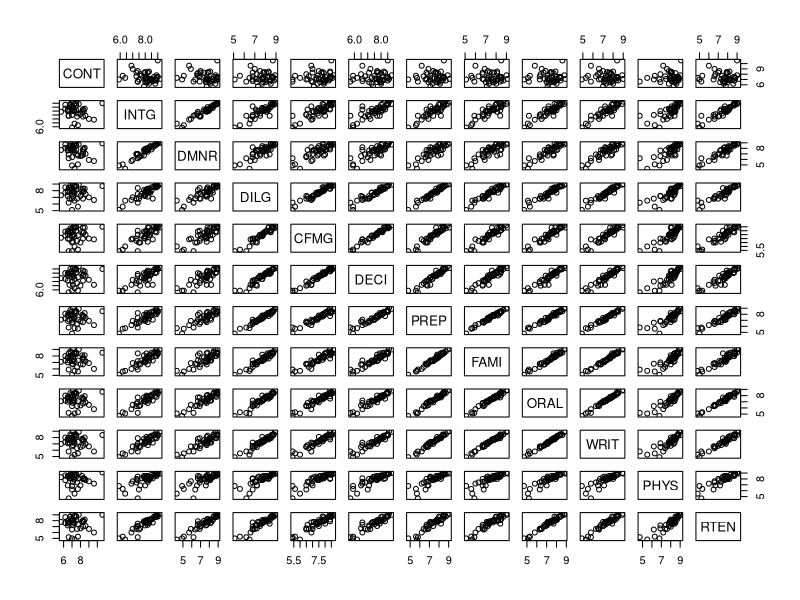

This chart was generated by the following R code:
install.packages("stats")
library(stats)
x <- c(44.4, 45.9, 41.9, 53.3, 44.7, 44.1, 50.7, 45.2, 60.1)
y <- c( 2.6,  3.1,  2.5,  5.0,  3.6,  4.0,  5.2,  2.8,  3.8)

##  The alternative hypothesis of interest is that the
##  Hunter L value is positively associated with the panel score.

cor.test(x, y, method = "kendall", alternative = "greater")
## => p=0.05972

cor.test(x, y, method = "kendall", alternative = "greater",
         exact = FALSE) # using large sample approximation
## => p=0.04765

## Compare this to
cor.test(x, y, method = "spearm", alternative = "g")
cor.test(x, y,                    alternative = "g")

## Formula interface.
require(graphics)
pairs(USJudgeRatings)
cor.test(~ CONT + INTG, data = USJudgeRatings)
